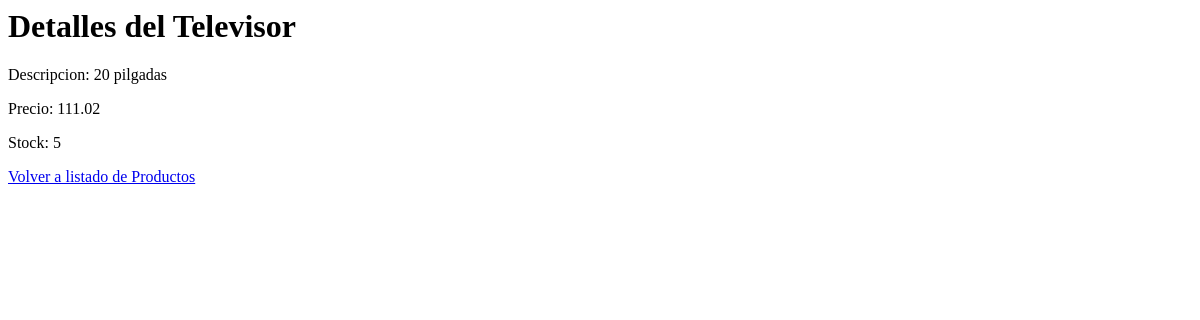
The page /products/1/ on the database as committed earlier.
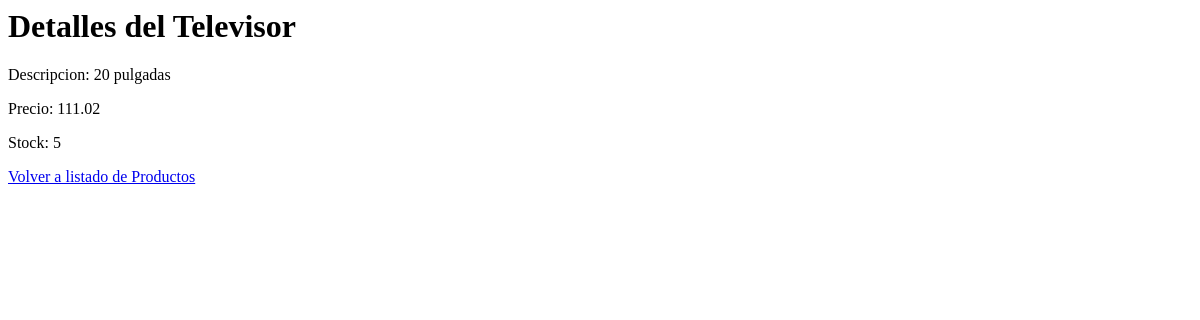
The same page on the database as committed later.
### products/models.py (models this page shows, shortened)
class Product(models.Model):
    name = models.CharField(max_length=100)
    description = models.TextField()
    price = models.DecimalField(max_digits=10, decimal_places=2)
    stock = models.PositiveIntegerField()

### products/views.py (the view)
# urls.py: path('<int:id>/', views.product_detail, name='product_detail'),
def product_detail(request, id):
    product = get_object_or_404(Product, pk=id)
    return render(request, 'products/product_detail.html', {'product':product})

### products/templates/products/product_detail.html
<h1>Detalles del {{product.name}}</h1>
<p>Descripcion: {{product.description}}</p>
<p>Precio: {{product.price}}</p>
<p>Stock: {{product.stock}}</p>
<a href="{% url 'product_list' %}">Volver a listado de Productos</a>

Rows that differ between the two databases and show on the page:
changed Product "Televisor": description "20 pilgadas" → "20 pulgadas"
